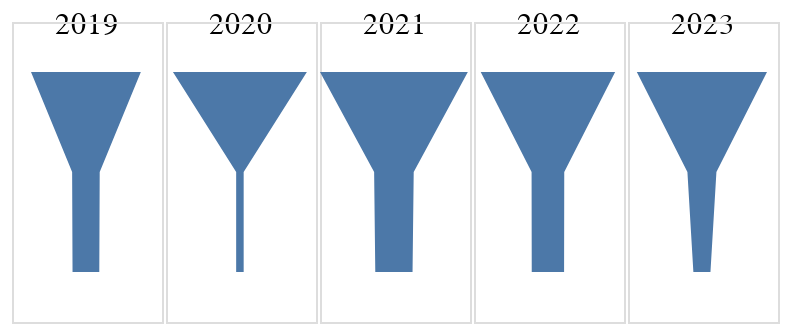

Notebook code for this chart:
### Code cell
funnel3 = alt.Chart(df[(df.YEAR > 2018)]).mark_area().encode(
x=alt.Y("TOTAL", axis=None).stack('center'),
y=alt.X("STATUS:N", axis=alt.Axis(domain=False, labels=False, title="", ticks=False, grid=False), sort='ascending'),
# color="YEAR:N", 
    column=alt.Column("YEAR", title='', spacing=0, header=alt.Header(labelFontSize=15, labelPadding=-10))
).properties(
width=75, height=150)

funnel3

### Figure 1 — Vega-Lite specification as saved in the notebook (floating-point values rounded to 4 significant figures)
{"config": {"view": {"continuousWidth": 300, "continuousHeight": 300}}, "data": {"name": "data-710a31f7ce1ccd35fa1a9755af7b41a4"}, "mark": {"type": "area"}, "encoding": {"column": {"field": "YEAR", "header": {"labelFontSize": 15, "labelPadding": -10}, "spacing": 0, "title": "", "type": "quantitative"}, "x": {"axis": null, "field": "TOTAL", "stack": "center", "type": "quantitative"}, "y": {"axis": {"domain": false, "grid": false, "labels": false, "ticks": false, "title": ""}, "field": "STATUS", "sort": "ascending", "type": "nominal"}}, "height": 150, "width": 75, "$schema": "https://vega.github.io/schema/vega-lite/v5.8.0.json", "datasets": {"data-710a31f7ce1ccd35fa1a9755af7b41a4": [{"STATUS": "Bills Introduced ", "HOUSE": 826.0, "SENATE": 736.0, "TOTAL": 1562.0, "YEAR": 2023.0}, {"STATUS": "Sent to Governor", "HOUSE": 157.0, "SENATE": 191.0, "TOTAL": 348.0, "YEAR": 2023.0}, {"STATUS": "Signed Into Law", "HOUSE": 102.0, "SENATE": 103.0, "TOTAL": 205.0, "YEAR": 2023.0}, {"STATUS": "Bills Introduced ", "HOUSE": 873.0, "SENATE": 740.0, "TOTAL": 1613.0, "YEAR": 2022.0}, {"STATUS": "Sent to Governor", "HOUSE": 220.0, "SENATE": 172.0, "TOTAL": 392.0, "YEAR": 2022.0}, {"STATUS": "Signed Into Law", "HOUSE": 218.0, "SENATE": 170.0, "TOTAL": 388.0, "YEAR": 2022.0}, {"STATUS": "Bills Introduced ", "HOUSE": 923.0, "SENATE": 851.0, "TOTAL": 1774.0, "YEAR": 2021.0}, {"STATUS": "Sent to Governor", "HOUSE": 239.0, "SENATE": 236.0, "TOTAL": 475.0, "YEAR": 2021.0}, {"STATUS": "Signed Into Law", "HOUSE": 229.0, "SENATE": 218.0, "TOTAL": 447.0, "YEAR": 2021.0}, {"STATUS": "Bills Introduced ", "HOUSE": 913.0, "SENATE": 694.0, "TOTAL": 1607.0, "YEAR": 2020.0}, {"STATUS": "Sent to Governor", "HOUSE": 21.0, "SENATE": 69.0, "TOTAL": 90.0, "YEAR": 2020.0}, {"STATUS": "Signed Into Law", "HOUSE": 21.0, "SENATE": 69.0, "TOTAL": 90.0, "YEAR": 2020.0}, {"STATUS": "Bills Introduced ", "HOUSE": 760.0, "SENATE": 558.0, "TOTAL": 1318.0, "YEAR": 2019.0}, {"STATUS": "Sent to Governor", "HOUSE": 171.0, "SENATE": 160.0, "TOTAL": 331.0, "YEAR": 2019.0}, {"STATUS": "Signed Into Law", "HOUSE": 165.0, "SENATE": 156.0, "TOTAL": 321.0, "YEAR": 2019.0}]}}
